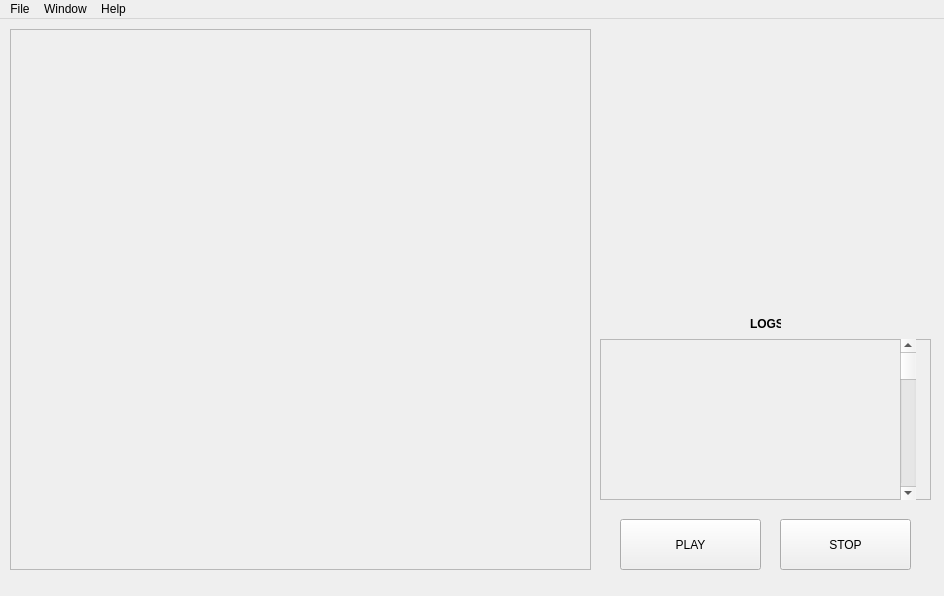
<?xml version="1.0" encoding="UTF-8"?>
<ui version="4.0">
 <class>MainWindow</class>
 <widget class="QMainWindow" name="MainWindow">
  <property name="geometry">
   <rect>
    <x>0</x>
    <y>0</y>
    <width>944</width>
    <height>596</height>
   </rect>
  </property>
  <property name="windowTitle">
   <string>MainWindow</string>
  </property>
  <widget class="QWidget" name="centralwidget">
   <widget class="QPushButton" name="on">
    <property name="geometry">
     <rect>
      <x>620</x>
      <y>500</y>
      <width>141</width>
      <height>51</height>
     </rect>
    </property>
    <property name="text">
     <string>PLAY</string>
    </property>
   </widget>
   <widget class="QPushButton" name="off">
    <property name="geometry">
     <rect>
      <x>780</x>
      <y>500</y>
      <width>131</width>
      <height>51</height>
     </rect>
    </property>
    <property name="text">
     <string>STOP</string>
    </property>
   </widget>
   <widget class="QFrame" name="cam">
    <property name="geometry">
     <rect>
      <x>10</x>
      <y>10</y>
      <width>581</width>
      <height>541</height>
     </rect>
    </property>
    <property name="frameShape">
     <enum>QFrame::StyledPanel</enum>
    </property>
    <property name="frameShadow">
     <enum>QFrame::Raised</enum>
    </property>
   </widget>
   <widget class="QFrame" name="frame">
    <property name="geometry">
     <rect>
      <x>600</x>
      <y>320</y>
      <width>331</width>
      <height>161</height>
     </rect>
    </property>
    <property name="cursor">
     <cursorShape>IBeamCursor</cursorShape>
    </property>
    <property name="frameShape">
     <enum>QFrame::StyledPanel</enum>
    </property>
    <property name="frameShadow">
     <enum>QFrame::Raised</enum>
    </property>
    <widget class="QScrollBar" name="verticalScrollBar">
     <property name="geometry">
      <rect>
       <x>300</x>
       <y>0</y>
       <width>16</width>
       <height>161</height>
      </rect>
     </property>
     <property name="orientation">
      <enum>Qt::Vertical</enum>
     </property>
    </widget>
   </widget>
   <widget class="QLabel" name="label">
    <property name="geometry">
     <rect>
      <x>750</x>
      <y>290</y>
      <width>31</width>
      <height>31</height>
     </rect>
    </property>
    <property name="text">
     <string>&lt;html&gt;&lt;head/&gt;&lt;body&gt;&lt;p align=&quot;center&quot;&gt;&lt;span style=&quot; font-weight:600;&quot;&gt;LOGS&lt;/span&gt;&lt;/p&gt;&lt;/body&gt;&lt;/html&gt;</string>
    </property>
   </widget>
   <widget class="QLabel" name="label_2">
    <property name="geometry">
     <rect>
      <x>600</x>
      <y>-40</y>
      <width>331</width>
      <height>321</height>
     </rect>
    </property>
    <property name="text">
     <string>&lt;html&gt;&lt;head/&gt;&lt;body&gt;&lt;p&gt;&lt;img src=&quot;:/yes/D:/0 Internship/3 Presentation for university/MidSem/Logo.png&quot;/&gt;&lt;/p&gt;&lt;/body&gt;&lt;/html&gt;</string>
    </property>
   </widget>
  </widget>
  <widget class="QMenuBar" name="menubar">
   <property name="geometry">
    <rect>
     <x>0</x>
     <y>0</y>
     <width>944</width>
     <height>21</height>
    </rect>
   </property>
   <widget class="QMenu" name="menuFile">
    <property name="title">
     <string>File</string>
    </property>
   </widget>
   <widget class="QMenu" name="menuWindow">
    <property name="title">
     <string>Window</string>
    </property>
   </widget>
   <widget class="QMenu" name="menuHelp">
    <property name="title">
     <string>Help</string>
    </property>
   </widget>
   <addaction name="menuFile"/>
   <addaction name="menuWindow"/>
   <addaction name="menuHelp"/>
  </widget>
 </widget>
 <resources>
  <include location="Emotion-detection/UI/asdf.qrc"/>
 </resources>
 <connections/>
</ui>
